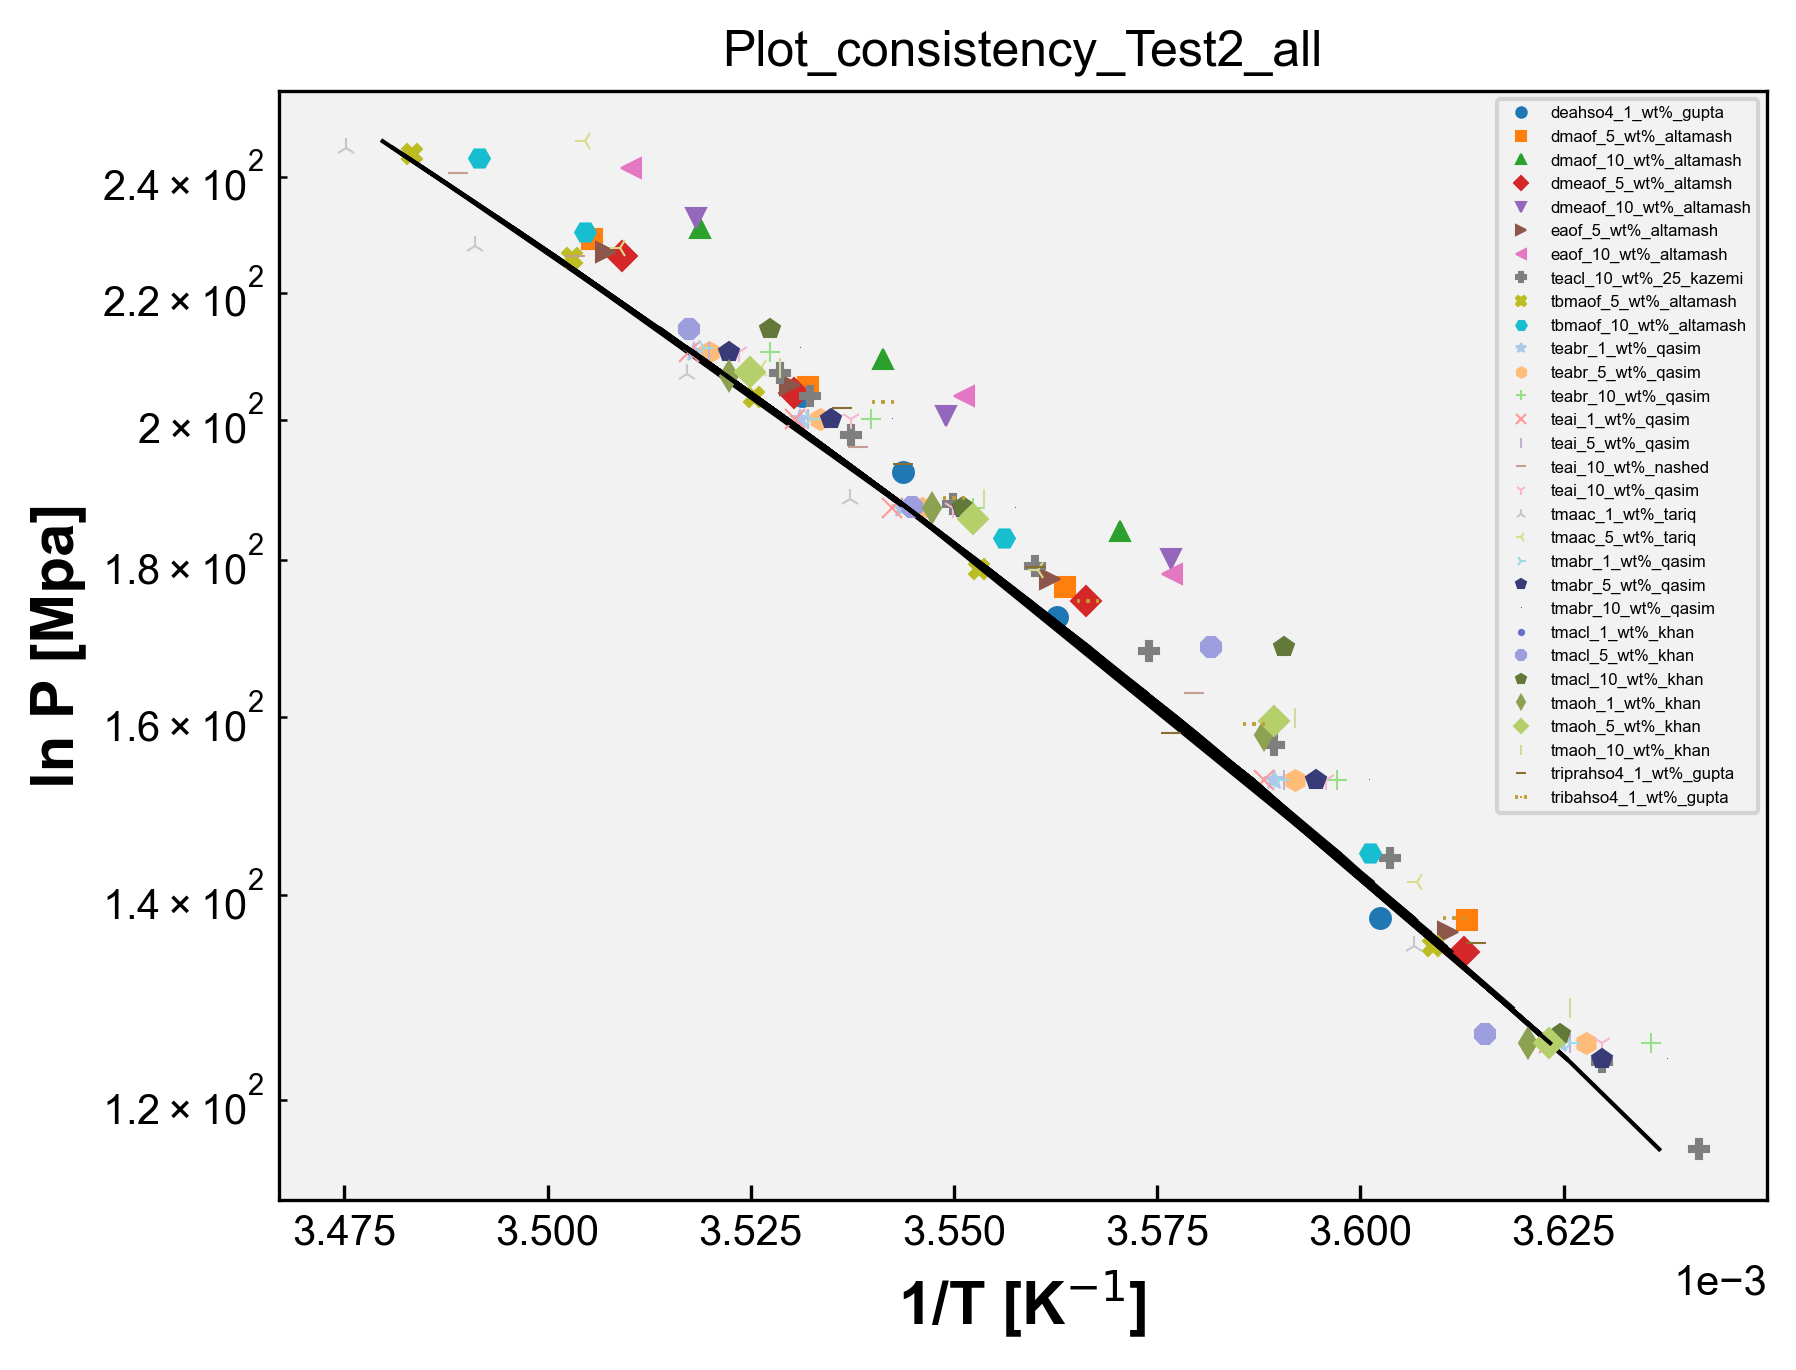

The Python source for this figure:
# Plot_consistency -  Ammonium - Todos os Sistemas
import matplotlib.pyplot as plt
import matplotlib
from matplotlib.font_manager import FontProperties
from matplotlib.ticker import ScalarFormatter
import pandas as pd
import numpy as np
import openpyxl
import os

matplotlib.rcParams['font.family'] = "Arial"  # change the default font # mudança da fonte
matplotlib.rcParams[
    'xtick.direction'] = 'in'  # change the ticks direction # mudança da direção dos marcadores ao longo dos eixos de um gráfico que indicam valores específicos
matplotlib.rcParams['ytick.direction'] = 'in'
font = FontProperties()  # cria uma instância de propriedades de fontes, tamanho, estilo e família
font.set_family('sans-serif')  # 'serif', 'sans-serif', 'cursive', 'fantasy', or 'monospace' # família da fonte
font.set_name('Arial')  # nome da fonte
font.set_weight(
    'bold')  # 'ultralight', 'light', 'normal', 'regular', 'book', 'medium', 'roman', 'semibold', 'demibold', 'demi', 'bold', 'heavy', 'extra bold', 'black' # peso da fonte
font.set_style('normal')  # 'normal', 'italic' or 'oblique' # estilo da fonte, negrito, itálico, normal, etc
font.set_size('x-large')  # xx-small', 'x-small', 'small', 'medium', 'large', 'x-large', 'xx-large' # tamanho da fonte
plt.rcParams['figure.dpi'] = 300  # resolução padrão para as figuras exibidas na tela
plt.rcParams['savefig.dpi'] = 300  # resolução padrão para as figuras salvas em arquivos PNG, PDF ou SVG
opt = {'fillstyle': 'full', 'markersize': 5,
       'markeredgewidth': 0.5}  # aparência dos marcadores, fillstyle: full - estilo de preenchimento markersize: 5 - tamanho do marcador markeredgewidth: 0.5 largura da borda do marcador
plt.rcParams['figure.facecolor'] = (1.0, 1.0, 1.0, 0.0)  # cor de fundo da figura como transparente
plt.rcParams['axes.facecolor'] = '0.95'  # cor de fundo dos eixos como uma tonalidade de cinza claro
# plt.rcParams['figure.figsize'] = (4,4) # tamanho da figura padrão em polegadas


caminho_arquivo = 'Ammonium - Todos os Sistemas.xlsx'  # caminho do arquivo
wb = openpyxl.load_workbook(
    caminho_arquivo)  # ler dados de abas individuais do arquivo Excel sem abrir e fechar repetidamente, mantém aberto. Mais eficiente se você precisa ler dados de várias abas do arquivo. Lista com os nomes de todas as abas do arquivo Excel.
# load_workbook é a função usada para carregar o arquvio Excel

dados_coluna_O_array = []  # matriz para guardar os dados da coluna O de todas as sheet
dados_coluna_P_array = []  # matriz para guardar os dados da coluna P de todas as sheet
dados_coluna_Q_array = []  # matriz para guardar os dados da coluna Q de todas as sheet

nomes_abas = []

for i in wb.sheetnames:  # para i dentro da lista wb com os nomes de todas as abas
    nome_aba = wb[i]  # obtém o nome da aba na posição i na lista wb, que contém os nomes de todas as abas
    nome_aba_split = nome_aba.title.split(
        "_")  # nome_aba é o nome completo da aba. nome_aba.title converte o nome da aba para o formato de título. split("_ ") divide o nome da aba em duas partes usando o caractere "_ "
    if len(nome_aba_split) > 2:  # se o nome da aba contiver mais de duas partes
        nome_aba_split.insert(2, "wt%")  # insere wt% entre a segunda e a terceira partes do nome da aba
        nome_aba_final = "_".join(nome_aba_split)  # junta as partes do nome da aba de volta com "_"
        print('nome_aba_final', nome_aba_final)
        nomes_abas.append(nome_aba_final)  # adiciona o nome modificado _a lista de nomes das abas
    else:
        nomes_abas.append(
            nome_aba.title)  # nome da aba não tiver mais de duas partes, adiciona o nome completo da aba à lista nomes_abas (usada na legenda)

    dados_coluna_O = []  # abre uma lista para os dados da coluna O da sheet
    dados_coluna_P = []  # abre uma lista para os dados da coluna P da sheet
    dados_coluna_Q = []  # abre uma lista para os dados da coluna Q da sheet

    for j in nome_aba.iter_rows(min_row=2,
                                values_only=True):  # iter_rows: permite iterar sobre as linhas dessa aba # min_row=2: especifica a primeira linha a ser considerada, nesse caso, começa na segunda linha, pois a primeira linha geralmente contém os cabeçalhos das colunas # values_only=True: indica que queremos obter apenas os valores das células, sem incluir informações adicionais como formatação, fórmulas ou estilos.
        dados_coluna_O.append(j[14])
        dados_coluna_P.append(j[15])
        dados_coluna_Q.append(j[16])

    for k in range(len(dados_coluna_O)):
        if dados_coluna_O[k] is not None:
            dados_coluna_O[k] = dados_coluna_O[k] * 10 ** 2
    dados_coluna_O_array.append(dados_coluna_O)
    dados_coluna_P_array.append(dados_coluna_P)
    dados_coluna_Q_array.append(dados_coluna_Q)

print('dados_O', dados_coluna_O_array)
print('dados_P', dados_coluna_P_array)
print('dados_Q', dados_coluna_Q_array)

# Plotagem dos dados:

symbols = ['o', 's', '^', 'D', 'v', '>', '<', 'P', 'X', 'H', '*', 'h', '+', 'x', '|', '_', '1', '2', '3', '4', 'p', ',',
           '.', '8', 'p', 'd', 'D', '|', '_', '$...$']
# Exemplos de símbolos

# Vetor de cores
colors = ['#1f77b4', '#ff7f0e', '#2ca02c', '#d62728', '#9467bd', '#8c564b', '#e377c2', '#7f7f7f', '#bcbd22', '#17becf',
          '#aec7e8', '#ffbb78', '#98df8a', '#ff9896', '#c5b0d5', '#c49c94', '#f7b6d2', '#c7c7c7', '#dbdb8d', '#9edae5',
          '#393b79', '#5254a3', '#6b6ecf', '#9c9ede', '#637939', '#8ca252', '#b5cf6b', '#cedb9c', '#8c6d31', '#bd9e39',
          '#e7ba52', '#e7cb94', '#843c39', '#ad494a', '#d6616b', '#e7969c', '#7b4173', '#a55194', '#ce6dbd', '#de9ed6']

lines = []

for i in range(len(dados_coluna_O_array)):
    y = dados_coluna_O_array[i]
    x = dados_coluna_P_array[i]
    x2 = dados_coluna_Q_array[i]
    print('x', x)
    print('y', y)
    print('x2', x2)
    symbol = symbols[i]
    color = colors[i]
    line1, = plt.plot(x, y, marker=symbol, markersize=opt['markersize'], markeredgewidth=opt['markeredgewidth'],
                      fillstyle=opt['fillstyle'], color=color, linestyle='none',
                      label=nomes_abas[i])  # lines armazenam as linhas geradas pelos plots
    line2, = plt.plot(x2, y, color='black', linestyle='-', linewidth=1)

    lines.append(line1)

plt.gca().set_yscale('log')
plt.gca().yaxis.set_major_formatter(ScalarFormatter(useOffset=True))
plt.ticklabel_format(axis='x', style='sci', scilimits=(0, 0))  # eixo x em notação científica
plt.legend(handles=lines, loc='upper right', fontsize=4,
           markerscale=0.5)  # cria a legenda usando as linhas armazenadas na lista
plt.xlabel('1/T [K$^{-1}$]', fontproperties=font)
plt.ylabel('ln P [Mpa]', fontproperties=font)
# plt.legend(loc="upper left")

nome_arquivo_python = os.path.basename(__file__)  # obter o nome do arquivo python atual
nome_arquivo_sem_extensao = os.path.splitext(nome_arquivo_python)[
    0]  # obter o nome do arquivo sem extensão # [0] vai acessar o primeiro elemento da tupla retornado por path.splitext

plt.title(nome_arquivo_sem_extensao)

plt.savefig(f'{nome_arquivo_sem_extensao}.png', format='png', bbox_inches='tight',
            dpi=300, transparent=False)
plt.show()
